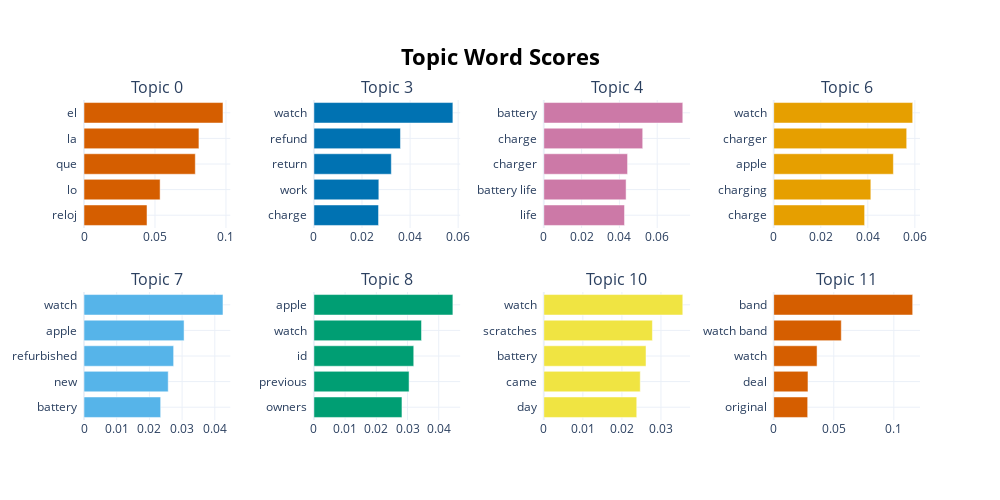

Notebook source saved alongside this figure:
### Code cell
topics, probabilities = model.fit_transform(reviews_an)
model.visualize_barchart()

### Figure 1 — Plotly figure (JSON) as saved in the notebook; plotly's stock layout.template omitted (floating-point values rounded to 4 significant figures)
{"data": [{"marker": {"color": "#D55E00"}, "orientation": "h", "type": "bar", "x": [0.04438, 0.05361, 0.0784, 0.08095, 0.09789], "xaxis": "x", "y": ["reloj  ", "lo  ", "que  ", "la  ", "el  "], "yaxis": "y"}, {"marker": {"color": "#0072B2"}, "orientation": "h", "type": "bar", "x": [0.02688, 0.027, 0.0322, 0.036, 0.0578], "xaxis": "x2", "y": ["charge  ", "work  ", "return  ", "refund  ", "watch  "], "yaxis": "y2"}, {"marker": {"color": "#CC79A7"}, "orientation": "h", "type": "bar", "x": [0.04271, 0.04354, 0.04432, 0.05233, 0.07353], "xaxis": "x3", "y": ["life  ", "battery life  ", "charger  ", "charge  ", "battery  "], "yaxis": "y3"}, {"marker": {"color": "#E69F00"}, "orientation": "h", "type": "bar", "x": [0.03864, 0.04129, 0.05087, 0.05653, 0.05907], "xaxis": "x4", "y": ["charge  ", "charging  ", "apple  ", "charger  ", "watch  "], "yaxis": "y4"}, {"marker": {"color": "#56B4E9"}, "orientation": "h", "type": "bar", "x": [0.02344, 0.02575, 0.02741, 0.0306, 0.0425], "xaxis": "x5", "y": ["battery  ", "new  ", "refurbished  ", "apple  ", "watch  "], "yaxis": "y5"}, {"marker": {"color": "#009E73"}, "orientation": "h", "type": "bar", "x": [0.02822, 0.03049, 0.03199, 0.03448, 0.04453], "xaxis": "x6", "y": ["owners  ", "previous  ", "id  ", "watch  ", "apple  "], "yaxis": "y6"}, {"marker": {"color": "#F0E442"}, "orientation": "h", "type": "bar", "x": [0.0238, 0.02469, 0.02617, 0.02781, 0.03559], "xaxis": "x7", "y": ["day  ", "came  ", "battery  ", "scratches  ", "watch  "], "yaxis": "y7"}, {"marker": {"color": "#D55E00"}, "orientation": "h", "type": "bar", "x": [0.02828, 0.02853, 0.03609, 0.05626, 0.1157], "xaxis": "x8", "y": ["original  ", "deal  ", "watch  ", "watch band  ", "band  "], "yaxis": "y8"}], "layout": {"annotations": [{"font": {"size": 16}, "showarrow": false, "text": "Topic 0", "x": 0.0875, "xanchor": "center", "xref": "paper", "y": 1, "yanchor": "bottom", "yref": "paper"}, {"font": {"size": 16}, "showarrow": false, "text": "Topic 3", "x": 0.3625, "xanchor": "center", "xref": "paper", "y": 1, "yanchor": "bottom", "yref": "paper"}, {"font": {"size": 16}, "showarrow": false, "text": "Topic 4", "x": 0.6375, "xanchor": "center", "xref": "paper", "y": 1, "yanchor": "bottom", "yref": "paper"}, {"font": {"size": 16}, "showarrow": false, "text": "Topic 6", "x": 0.9125, "xanchor": "center", "xref": "paper", "y": 1, "yanchor": "bottom", "yref": "paper"}, {"font": {"size": 16}, "showarrow": false, "text": "Topic 7", "x": 0.0875, "xanchor": "center", "xref": "paper", "y": 0.4, "yanchor": "bottom", "yref": "paper"}, {"font": {"size": 16}, "showarrow": false, "text": "Topic 8", "x": 0.3625, "xanchor": "center", "xref": "paper", "y": 0.4, "yanchor": "bottom", "yref": "paper"}, {"font": {"size": 16}, "showarrow": false, "text": "Topic 10", "x": 0.6375, "xanchor": "center", "xref": "paper", "y": 0.4, "yanchor": "bottom", "yref": "paper"}, {"font": {"size": 16}, "showarrow": false, "text": "Topic 11", "x": 0.9125, "xanchor": "center", "xref": "paper", "y": 0.4, "yanchor": "bottom", "yref": "paper"}], "height": 500, "hoverlabel": {"bgcolor": "white", "font": {"family": "Rockwell", "size": 16}}, "showlegend": false, "title": {"font": {"color": "Black", "size": 22}, "text": "<b>Topic Word Scores", "x": 0.5, "xanchor": "center", "yanchor": "top"}, "width": 1000, "xaxis": {"anchor": "y", "domain": [0, 0.175], "showgrid": true}, "xaxis2": {"anchor": "y2", "domain": [0.275, 0.45], "showgrid": true}, "xaxis3": {"anchor": "y3", "domain": [0.55, 0.725], "showgrid": true}, "xaxis4": {"anchor": "y4", "domain": [0.825, 1], "showgrid": true}, "xaxis5": {"anchor": "y5", "domain": [0, 0.175], "showgrid": true}, "xaxis6": {"anchor": "y6", "domain": [0.275, 0.45], "showgrid": true}, "xaxis7": {"anchor": "y7", "domain": [0.55, 0.725], "showgrid": true}, "xaxis8": {"anchor": "y8", "domain": [0.825, 1], "showgrid": true}, "yaxis": {"anchor": "x", "domain": [0.6, 1], "showgrid": true}, "yaxis2": {"anchor": "x2", "domain": [0.6, 1], "showgrid": true}, "yaxis3": {"anchor": "x3", "domain": [0.6, 1], "showgrid": true}, "yaxis4": {"anchor": "x4", "domain": [0.6, 1], "showgrid": true}, "yaxis5": {"anchor": "x5", "domain": [0, 0.4], "showgrid": true}, "yaxis6": {"anchor": "x6", "domain": [0, 0.4], "showgrid": true}, "yaxis7": {"anchor": "x7", "domain": [0, 0.4], "showgrid": true}, "yaxis8": {"anchor": "x8", "domain": [0, 0.4], "showgrid": true}}}
